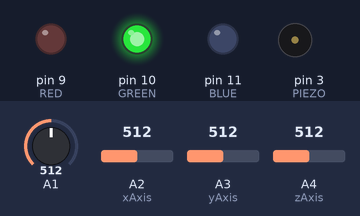
Bench run of a sketch on a simulated Arduino Uno, built with avr-gcc and run on an emulated ATmega328P. Shown: output pins drawn as LEDs (lit = HIGH), buzzer (waves = sounding, pin HIGH). Inputs (shaded band) come from the test bench; at power-on: A1 = 512, A2 (xAxis) = 512, A3 (yAxis) = 512, A4 (zAxis) = 512. What the sketch prints to the serial monitor is not drawn.

Above: at 0.1 s.
Timing chart, 0 to 1.6 s (numbered marks = the images above):
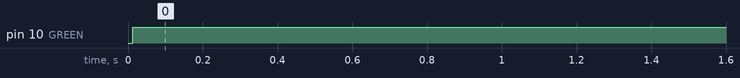

The sketch:

StairAlert1.ino
```cpp
// (licence header left out)
#define xAxis A2
#define yAxis A3
#define zAxis A4

#define ZEROG_PIN 2

#define PIEZO 3

#define RED 9
#define GREEN 10
#define BLUE 11

// 1.65V is 0g.
#define BASE_READING ((1024/5.0)*1.65)
// 0.8V for each G.
#define G_READING ((1024/5.0)*0.8)

int axisValue = 0;

float axisToG(int axis) {
  return (float(axis) - BASE_READING) / G_READING;
}

void setup() {
  Serial.begin(38400);
  Serial.println("Starting up");
  pinMode(RED, OUTPUT);
  pinMode(GREEN, OUTPUT);
  pinMode(BLUE, OUTPUT);
  pinMode(PIEZO, OUTPUT);
}

int recent_readings[]={0,0,0, 0,0,0, 0,0,0, 0,0,0, 0,0,0};

int get_recent_average(int *x, int *y, int *z) {
  *x = *y = *z = 0;
  for (int i=0;i<15;i+=3) {
    *x += (recent_readings[i]/5.0);
  }
  for (int i=1;i<15;i+=3) {
    *y += (recent_readings[i]/5.0);
  }
  for (int i=2;i<15;i+=3) {
    *z += (recent_readings[i]/5.0);
  }
}

void add_recent(int x, int y, int z) {
  for (int i=0;i<3*4;i++) {
    recent_readings[i] = recent_readings[i+3];
  }
  recent_readings[12] = x;
  recent_readings[13] = y;
  recent_readings[14] = z;
}

long last_trigger=0;
long last_safe=0;

void loop() {
  int x, y, z;
  x = analogRead(xAxis);
  y = analogRead(yAxis);
  z = analogRead(zAxis);

  int r_x, r_y, r_z;
  get_recent_average(&r_x, &r_y, &r_z);
  add_recent (x, y, z);

  char foo[] = "1024,1024,1024 vs 1024,1024,1024 (diff of xxxx,xxxx,xxxx=xxxxx)";
  sprintf(foo, "%d,%d,%d vs %d,%d,%d (diff of %d,%d,%d=%d)", x,y,z, r_x, r_y, r_z, abs(x-r_x),abs(y-r_y),abs(z-r_z), abs(x-r_x)+abs(y-r_y)+abs(z-r_z));
  Serial.println(foo);
  Serial.print("Lux: ");
  Serial.println(analogRead(A1));


  if (abs(x-r_x)+abs(y-r_y)+abs(z-r_z) >= 45) {
    last_trigger = millis();
  }
  if (analogRead(A1) > 15) {
    delay(10);
    if (analogRead(A1) > 15)
      last_safe = millis();
  }
  int safe=(millis()-last_safe < 5000);
  int triggered=(millis()-last_trigger<2000);

  if (safe) {
    digitalWrite(PIEZO,LOW);
    digitalWrite(GREEN,HIGH);
    digitalWrite(RED,LOW);
  } else if (triggered) {
    digitalWrite(PIEZO,HIGH);
    digitalWrite(RED,HIGH);
    digitalWrite(GREEN,LOW);
  } else {
    digitalWrite(PIEZO,LOW);
    digitalWrite(RED,LOW);
    digitalWrite(GREEN,LOW);
  }
  delay(100);
}
```

Measured:
- by itself, pin 10 (GREEN): LOW → HIGH at 0.01 s
